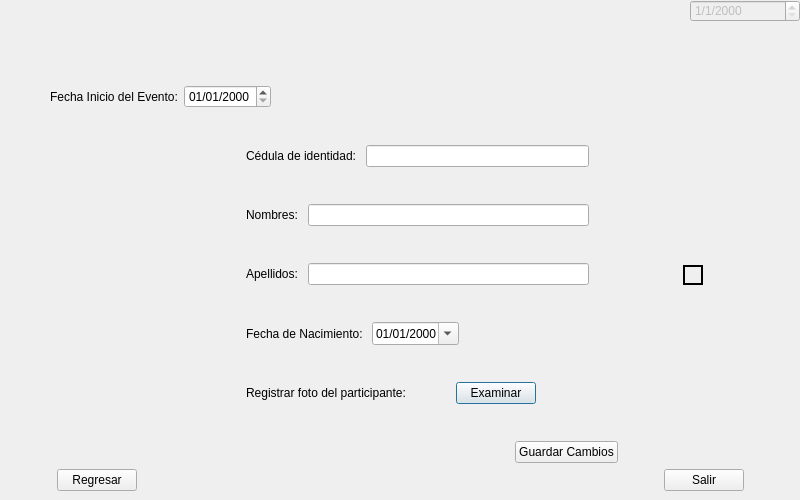
<?xml version="1.0" encoding="UTF-8"?>
<ui version="4.0">
 <class>ModPartWindow</class>
 <widget class="QDialog" name="ModPartWindow">
  <property name="geometry">
   <rect>
    <x>0</x>
    <y>0</y>
    <width>800</width>
    <height>500</height>
   </rect>
  </property>
  <property name="windowTitle">
   <string>Championship</string>
  </property>
  <property name="windowIcon">
   <iconset resource="img/logo.qrc">
    <normaloff>:/logo/logo.png</normaloff>:/logo/logo.png</iconset>
  </property>
  <widget class="QDateEdit" name="deCurrDate">
   <property name="enabled">
    <bool>false</bool>
   </property>
   <property name="geometry">
    <rect>
     <x>690</x>
     <y>0</y>
     <width>110</width>
     <height>22</height>
    </rect>
   </property>
   <property name="displayFormat">
    <string>d/M/yyyy</string>
   </property>
  </widget>
  <widget class="QWidget" name="layoutWidget">
   <property name="geometry">
    <rect>
     <x>10</x>
     <y>30</y>
     <width>781</width>
     <height>461</height>
    </rect>
   </property>
   <layout class="QGridLayout" name="gridLayout_3">
    <item row="3" column="0">
     <spacer name="horizontalSpacer_124">
      <property name="orientation">
       <enum>Qt::Horizontal</enum>
      </property>
      <property name="sizeHint" stdset="0">
       <size>
        <width>40</width>
        <height>20</height>
       </size>
      </property>
     </spacer>
    </item>
    <item row="2" column="2">
     <spacer name="verticalSpacer_35">
      <property name="orientation">
       <enum>Qt::Vertical</enum>
      </property>
      <property name="sizeHint" stdset="0">
       <size>
        <width>20</width>
        <height>40</height>
       </size>
      </property>
     </spacer>
    </item>
    <item row="3" column="3">
     <spacer name="horizontalSpacer_119">
      <property name="orientation">
       <enum>Qt::Horizontal</enum>
      </property>
      <property name="sizeHint" stdset="0">
       <size>
        <width>40</width>
        <height>20</height>
       </size>
      </property>
     </spacer>
    </item>
    <item row="0" column="14">
     <spacer name="horizontalSpacer_103">
      <property name="orientation">
       <enum>Qt::Horizontal</enum>
      </property>
      <property name="sizeHint" stdset="0">
       <size>
        <width>40</width>
        <height>20</height>
       </size>
      </property>
     </spacer>
    </item>
    <item row="3" column="6">
     <spacer name="horizontalSpacer_122">
      <property name="orientation">
       <enum>Qt::Horizontal</enum>
      </property>
      <property name="sizeHint" stdset="0">
       <size>
        <width>40</width>
        <height>20</height>
       </size>
      </property>
     </spacer>
    </item>
    <item row="1" column="0" colspan="15">
     <layout class="QGridLayout" name="gridLayout_2">
      <item row="0" column="0">
       <layout class="QHBoxLayout" name="horizontalLayout_63">
        <item>
         <spacer name="horizontalSpacer_104">
          <property name="orientation">
           <enum>Qt::Horizontal</enum>
          </property>
          <property name="sizeType">
           <enum>QSizePolicy::Minimum</enum>
          </property>
          <property name="sizeHint" stdset="0">
           <size>
            <width>40</width>
            <height>20</height>
           </size>
          </property>
         </spacer>
        </item>
        <item>
         <layout class="QHBoxLayout" name="horizontalLayout_64">
          <item>
           <widget class="QLabel" name="fechaeventotl_5">
            <property name="text">
             <string>Fecha Inicio del Evento:</string>
            </property>
           </widget>
          </item>
          <item>
           <widget class="QDateEdit" name="deDateBegEv">
            <property name="enabled">
             <bool>true</bool>
            </property>
            <property name="displayFormat">
             <string>dd/MM/yyyy</string>
            </property>
           </widget>
          </item>
         </layout>
        </item>
        <item>
         <spacer name="horizontalSpacer_105">
          <property name="orientation">
           <enum>Qt::Horizontal</enum>
          </property>
          <property name="sizeHint" stdset="0">
           <size>
            <width>40</width>
            <height>20</height>
           </size>
          </property>
         </spacer>
        </item>
        <item>
         <spacer name="horizontalSpacer_106">
          <property name="orientation">
           <enum>Qt::Horizontal</enum>
          </property>
          <property name="sizeHint" stdset="0">
           <size>
            <width>40</width>
            <height>20</height>
           </size>
          </property>
         </spacer>
        </item>
        <item>
         <spacer name="horizontalSpacer_107">
          <property name="orientation">
           <enum>Qt::Horizontal</enum>
          </property>
          <property name="sizeHint" stdset="0">
           <size>
            <width>40</width>
            <height>20</height>
           </size>
          </property>
         </spacer>
        </item>
        <item>
         <spacer name="horizontalSpacer_108">
          <property name="orientation">
           <enum>Qt::Horizontal</enum>
          </property>
          <property name="sizeType">
           <enum>QSizePolicy::Minimum</enum>
          </property>
          <property name="sizeHint" stdset="0">
           <size>
            <width>40</width>
            <height>20</height>
           </size>
          </property>
         </spacer>
        </item>
       </layout>
      </item>
      <item row="1" column="0">
       <layout class="QHBoxLayout" name="horizontalLayout_53">
        <item>
         <spacer name="horizontalSpacer_93">
          <property name="orientation">
           <enum>Qt::Horizontal</enum>
          </property>
          <property name="sizeHint" stdset="0">
           <size>
            <width>40</width>
            <height>20</height>
           </size>
          </property>
         </spacer>
        </item>
        <item>
         <layout class="QVBoxLayout" name="verticalLayout_9">
          <item>
           <spacer name="verticalSpacer_29">
            <property name="orientation">
             <enum>Qt::Vertical</enum>
            </property>
            <property name="sizeHint" stdset="0">
             <size>
              <width>20</width>
              <height>40</height>
             </size>
            </property>
           </spacer>
          </item>
          <item>
           <layout class="QHBoxLayout" name="horizontalLayout_54">
            <item>
             <spacer name="horizontalSpacer_94">
              <property name="orientation">
               <enum>Qt::Horizontal</enum>
              </property>
              <property name="sizeType">
               <enum>QSizePolicy::Minimum</enum>
              </property>
              <property name="sizeHint" stdset="0">
               <size>
                <width>40</width>
                <height>20</height>
               </size>
              </property>
             </spacer>
            </item>
            <item>
             <layout class="QHBoxLayout" name="horizontalLayout_55">
              <item>
               <widget class="QLabel" name="cedulatl_5">
                <property name="text">
                 <string>Cédula de identidad: </string>
                </property>
               </widget>
              </item>
              <item>
               <widget class="QLineEdit" name="leId"/>
              </item>
             </layout>
            </item>
           </layout>
          </item>
          <item>
           <spacer name="verticalSpacer_30">
            <property name="orientation">
             <enum>Qt::Vertical</enum>
            </property>
            <property name="sizeHint" stdset="0">
             <size>
              <width>20</width>
              <height>40</height>
             </size>
            </property>
           </spacer>
          </item>
          <item>
           <layout class="QHBoxLayout" name="horizontalLayout_56">
            <item>
             <spacer name="horizontalSpacer_95">
              <property name="orientation">
               <enum>Qt::Horizontal</enum>
              </property>
              <property name="sizeType">
               <enum>QSizePolicy::Minimum</enum>
              </property>
              <property name="sizeHint" stdset="0">
               <size>
                <width>40</width>
                <height>20</height>
               </size>
              </property>
             </spacer>
            </item>
            <item>
             <layout class="QHBoxLayout" name="horizontalLayout_57">
              <item>
               <widget class="QLabel" name="nombretl_5">
                <property name="text">
                 <string>Nombres: </string>
                </property>
               </widget>
              </item>
              <item>
               <widget class="QLineEdit" name="leName"/>
              </item>
             </layout>
            </item>
           </layout>
          </item>
          <item>
           <spacer name="verticalSpacer_31">
            <property name="orientation">
             <enum>Qt::Vertical</enum>
            </property>
            <property name="sizeHint" stdset="0">
             <size>
              <width>20</width>
              <height>40</height>
             </size>
            </property>
           </spacer>
          </item>
          <item>
           <layout class="QHBoxLayout" name="horizontalLayout_58">
            <item>
             <spacer name="horizontalSpacer_96">
              <property name="orientation">
               <enum>Qt::Horizontal</enum>
              </property>
              <property name="sizeType">
               <enum>QSizePolicy::Minimum</enum>
              </property>
              <property name="sizeHint" stdset="0">
               <size>
                <width>40</width>
                <height>20</height>
               </size>
              </property>
             </spacer>
            </item>
            <item>
             <layout class="QHBoxLayout" name="horizontalLayout_59">
              <item>
               <widget class="QLabel" name="apellidotl_5">
                <property name="text">
                 <string>Apellidos: </string>
                </property>
               </widget>
              </item>
              <item>
               <widget class="QLineEdit" name="leLastName"/>
              </item>
             </layout>
            </item>
           </layout>
          </item>
          <item>
           <spacer name="verticalSpacer_32">
            <property name="orientation">
             <enum>Qt::Vertical</enum>
            </property>
            <property name="sizeHint" stdset="0">
             <size>
              <width>20</width>
              <height>40</height>
             </size>
            </property>
           </spacer>
          </item>
          <item>
           <layout class="QHBoxLayout" name="horizontalLayout_60">
            <item>
             <spacer name="horizontalSpacer_97">
              <property name="orientation">
               <enum>Qt::Horizontal</enum>
              </property>
              <property name="sizeType">
               <enum>QSizePolicy::Minimum</enum>
              </property>
              <property name="sizeHint" stdset="0">
               <size>
                <width>40</width>
                <height>20</height>
               </size>
              </property>
             </spacer>
            </item>
            <item>
             <layout class="QHBoxLayout" name="horizontalLayout_61">
              <item>
               <widget class="QLabel" name="fechanacimientotl_5">
                <property name="text">
                 <string>Fecha de Nacimiento: </string>
                </property>
               </widget>
              </item>
              <item>
               <widget class="QDateEdit" name="deBornDate">
                <property name="displayFormat">
                 <string>dd/MM/yyyy</string>
                </property>
                <property name="calendarPopup">
                 <bool>true</bool>
                </property>
                <property name="date">
                 <date>
                  <year>2000</year>
                  <month>1</month>
                  <day>1</day>
                 </date>
                </property>
               </widget>
              </item>
              <item>
               <spacer name="horizontalSpacer_99">
                <property name="orientation">
                 <enum>Qt::Horizontal</enum>
                </property>
                <property name="sizeType">
                 <enum>QSizePolicy::Minimum</enum>
                </property>
                <property name="sizeHint" stdset="0">
                 <size>
                  <width>40</width>
                  <height>20</height>
                 </size>
                </property>
               </spacer>
              </item>
              <item>
               <spacer name="horizontalSpacer_98">
                <property name="orientation">
                 <enum>Qt::Horizontal</enum>
                </property>
                <property name="sizeHint" stdset="0">
                 <size>
                  <width>40</width>
                  <height>20</height>
                 </size>
                </property>
               </spacer>
              </item>
             </layout>
            </item>
           </layout>
          </item>
          <item>
           <spacer name="verticalSpacer_33">
            <property name="orientation">
             <enum>Qt::Vertical</enum>
            </property>
            <property name="sizeHint" stdset="0">
             <size>
              <width>20</width>
              <height>40</height>
             </size>
            </property>
           </spacer>
          </item>
          <item>
           <layout class="QHBoxLayout" name="horizontalLayout_62">
            <item>
             <spacer name="horizontalSpacer_100">
              <property name="orientation">
               <enum>Qt::Horizontal</enum>
              </property>
              <property name="sizeType">
               <enum>QSizePolicy::Minimum</enum>
              </property>
              <property name="sizeHint" stdset="0">
               <size>
                <width>40</width>
                <height>20</height>
               </size>
              </property>
             </spacer>
            </item>
            <item>
             <widget class="QLabel" name="label_8">
              <property name="text">
               <string>Registrar foto del participante: </string>
              </property>
             </widget>
            </item>
            <item>
             <spacer name="horizontalSpacer_101">
              <property name="orientation">
               <enum>Qt::Horizontal</enum>
              </property>
              <property name="sizeType">
               <enum>QSizePolicy::Minimum</enum>
              </property>
              <property name="sizeHint" stdset="0">
               <size>
                <width>40</width>
                <height>20</height>
               </size>
              </property>
             </spacer>
            </item>
            <item>
             <widget class="QPushButton" name="pbExaminar">
              <property name="text">
               <string>Examinar</string>
              </property>
             </widget>
            </item>
            <item>
             <spacer name="horizontalSpacer_102">
              <property name="orientation">
               <enum>Qt::Horizontal</enum>
              </property>
              <property name="sizeHint" stdset="0">
               <size>
                <width>40</width>
                <height>20</height>
               </size>
              </property>
             </spacer>
            </item>
            <item>
             <widget class="QLabel" name="leDirPic">
              <property name="text">
               <string/>
              </property>
             </widget>
            </item>
           </layout>
          </item>
          <item>
           <spacer name="verticalSpacer_34">
            <property name="orientation">
             <enum>Qt::Vertical</enum>
            </property>
            <property name="sizeHint" stdset="0">
             <size>
              <width>20</width>
              <height>40</height>
             </size>
            </property>
           </spacer>
          </item>
         </layout>
        </item>
        <item>
         <layout class="QGridLayout" name="gridLayout">
          <item row="0" column="1">
           <spacer name="verticalSpacer_36">
            <property name="orientation">
             <enum>Qt::Vertical</enum>
            </property>
            <property name="sizeHint" stdset="0">
             <size>
              <width>20</width>
              <height>40</height>
             </size>
            </property>
           </spacer>
          </item>
          <item row="1" column="0">
           <spacer name="horizontalSpacer_116">
            <property name="orientation">
             <enum>Qt::Horizontal</enum>
            </property>
            <property name="sizeHint" stdset="0">
             <size>
              <width>40</width>
              <height>20</height>
             </size>
            </property>
           </spacer>
          </item>
          <item row="1" column="1">
           <widget class="QLabel" name="lePicture">
            <property name="frameShape">
             <enum>QFrame::WinPanel</enum>
            </property>
            <property name="text">
             <string/>
            </property>
            <property name="scaledContents">
             <bool>true</bool>
            </property>
           </widget>
          </item>
          <item row="1" column="2">
           <spacer name="horizontalSpacer_117">
            <property name="orientation">
             <enum>Qt::Horizontal</enum>
            </property>
            <property name="sizeHint" stdset="0">
             <size>
              <width>40</width>
              <height>20</height>
             </size>
            </property>
           </spacer>
          </item>
          <item row="2" column="1">
           <spacer name="verticalSpacer_37">
            <property name="orientation">
             <enum>Qt::Vertical</enum>
            </property>
            <property name="sizeHint" stdset="0">
             <size>
              <width>20</width>
              <height>40</height>
             </size>
            </property>
           </spacer>
          </item>
         </layout>
        </item>
       </layout>
      </item>
      <item row="2" column="0">
       <layout class="QVBoxLayout" name="verticalLayout_10">
        <item>
         <layout class="QHBoxLayout" name="horizontalLayout_65">
          <item>
           <spacer name="horizontalSpacer_109">
            <property name="orientation">
             <enum>Qt::Horizontal</enum>
            </property>
            <property name="sizeType">
             <enum>QSizePolicy::Minimum</enum>
            </property>
            <property name="sizeHint" stdset="0">
             <size>
              <width>40</width>
              <height>20</height>
             </size>
            </property>
           </spacer>
          </item>
          <item>
           <spacer name="horizontalSpacer_110">
            <property name="orientation">
             <enum>Qt::Horizontal</enum>
            </property>
            <property name="sizeHint" stdset="0">
             <size>
              <width>40</width>
              <height>20</height>
             </size>
            </property>
           </spacer>
          </item>
          <item>
           <spacer name="horizontalSpacer_128">
            <property name="orientation">
             <enum>Qt::Horizontal</enum>
            </property>
            <property name="sizeHint" stdset="0">
             <size>
              <width>40</width>
              <height>20</height>
             </size>
            </property>
           </spacer>
          </item>
          <item>
           <spacer name="horizontalSpacer_111">
            <property name="orientation">
             <enum>Qt::Horizontal</enum>
            </property>
            <property name="sizeHint" stdset="0">
             <size>
              <width>40</width>
              <height>20</height>
             </size>
            </property>
           </spacer>
          </item>
          <item>
           <spacer name="horizontalSpacer_112">
            <property name="orientation">
             <enum>Qt::Horizontal</enum>
            </property>
            <property name="sizeType">
             <enum>QSizePolicy::Expanding</enum>
            </property>
            <property name="sizeHint" stdset="0">
             <size>
              <width>40</width>
              <height>20</height>
             </size>
            </property>
           </spacer>
          </item>
          <item>
           <spacer name="horizontalSpacer_113">
            <property name="orientation">
             <enum>Qt::Horizontal</enum>
            </property>
            <property name="sizeHint" stdset="0">
             <size>
              <width>40</width>
              <height>20</height>
             </size>
            </property>
           </spacer>
          </item>
          <item>
           <spacer name="horizontalSpacer_127">
            <property name="orientation">
             <enum>Qt::Horizontal</enum>
            </property>
            <property name="sizeHint" stdset="0">
             <size>
              <width>40</width>
              <height>20</height>
             </size>
            </property>
           </spacer>
          </item>
          <item>
           <spacer name="horizontalSpacer_114">
            <property name="orientation">
             <enum>Qt::Horizontal</enum>
            </property>
            <property name="sizeHint" stdset="0">
             <size>
              <width>40</width>
              <height>20</height>
             </size>
            </property>
           </spacer>
          </item>
          <item>
           <widget class="QPushButton" name="pbGuardar">
            <property name="text">
             <string>Guardar Cambios</string>
            </property>
           </widget>
          </item>
          <item>
           <spacer name="horizontalSpacer_126">
            <property name="orientation">
             <enum>Qt::Horizontal</enum>
            </property>
            <property name="sizeHint" stdset="0">
             <size>
              <width>40</width>
              <height>20</height>
             </size>
            </property>
           </spacer>
          </item>
          <item>
           <spacer name="horizontalSpacer_125">
            <property name="orientation">
             <enum>Qt::Horizontal</enum>
            </property>
            <property name="sizeHint" stdset="0">
             <size>
              <width>40</width>
              <height>20</height>
             </size>
            </property>
           </spacer>
          </item>
          <item>
           <spacer name="horizontalSpacer_115">
            <property name="orientation">
             <enum>Qt::Horizontal</enum>
            </property>
            <property name="sizeType">
             <enum>QSizePolicy::Minimum</enum>
            </property>
            <property name="sizeHint" stdset="0">
             <size>
              <width>40</width>
              <height>20</height>
             </size>
            </property>
           </spacer>
          </item>
         </layout>
        </item>
       </layout>
      </item>
     </layout>
    </item>
    <item row="3" column="9">
     <spacer name="horizontalSpacer_123">
      <property name="orientation">
       <enum>Qt::Horizontal</enum>
      </property>
      <property name="sizeHint" stdset="0">
       <size>
        <width>40</width>
        <height>20</height>
       </size>
      </property>
     </spacer>
    </item>
    <item row="3" column="5">
     <spacer name="horizontalSpacer_121">
      <property name="orientation">
       <enum>Qt::Horizontal</enum>
      </property>
      <property name="sizeHint" stdset="0">
       <size>
        <width>40</width>
        <height>20</height>
       </size>
      </property>
     </spacer>
    </item>
    <item row="3" column="7">
     <spacer name="horizontalSpacer_129">
      <property name="orientation">
       <enum>Qt::Horizontal</enum>
      </property>
      <property name="sizeHint" stdset="0">
       <size>
        <width>40</width>
        <height>20</height>
       </size>
      </property>
     </spacer>
    </item>
    <item row="3" column="13">
     <widget class="QPushButton" name="pbSalir">
      <property name="text">
       <string>Salir</string>
      </property>
     </widget>
    </item>
    <item row="3" column="4">
     <spacer name="horizontalSpacer_120">
      <property name="orientation">
       <enum>Qt::Horizontal</enum>
      </property>
      <property name="sizeHint" stdset="0">
       <size>
        <width>40</width>
        <height>20</height>
       </size>
      </property>
     </spacer>
    </item>
    <item row="3" column="10">
     <spacer name="horizontalSpacer_131">
      <property name="orientation">
       <enum>Qt::Horizontal</enum>
      </property>
      <property name="sizeHint" stdset="0">
       <size>
        <width>40</width>
        <height>20</height>
       </size>
      </property>
     </spacer>
    </item>
    <item row="3" column="11">
     <spacer name="horizontalSpacer_132">
      <property name="orientation">
       <enum>Qt::Horizontal</enum>
      </property>
      <property name="sizeHint" stdset="0">
       <size>
        <width>40</width>
        <height>20</height>
       </size>
      </property>
     </spacer>
    </item>
    <item row="3" column="1">
     <widget class="QPushButton" name="pbRegresar">
      <property name="enabled">
       <bool>true</bool>
      </property>
      <property name="text">
       <string>Regresar</string>
      </property>
     </widget>
    </item>
    <item row="3" column="12">
     <spacer name="horizontalSpacer_133">
      <property name="orientation">
       <enum>Qt::Horizontal</enum>
      </property>
      <property name="sizeHint" stdset="0">
       <size>
        <width>40</width>
        <height>20</height>
       </size>
      </property>
     </spacer>
    </item>
    <item row="3" column="2">
     <spacer name="horizontalSpacer_118">
      <property name="orientation">
       <enum>Qt::Horizontal</enum>
      </property>
      <property name="sizeHint" stdset="0">
       <size>
        <width>40</width>
        <height>20</height>
       </size>
      </property>
     </spacer>
    </item>
    <item row="3" column="8">
     <spacer name="horizontalSpacer_130">
      <property name="orientation">
       <enum>Qt::Horizontal</enum>
      </property>
      <property name="sizeHint" stdset="0">
       <size>
        <width>40</width>
        <height>20</height>
       </size>
      </property>
     </spacer>
    </item>
    <item row="0" column="1">
     <widget class="QLabel" name="leEventName">
      <property name="sizeIncrement">
       <size>
        <width>20</width>
        <height>20</height>
       </size>
      </property>
      <property name="font">
       <font>
        <pointsize>32</pointsize>
       </font>
      </property>
      <property name="text">
       <string/>
      </property>
     </widget>
    </item>
   </layout>
  </widget>
 </widget>
 <resources>
  <include location="img/logo.qrc"/>
 </resources>
 <connections>
  <connection>
   <sender>pbRegresar</sender>
   <signal>clicked()</signal>
   <receiver>ModPartWindow</receiver>
   <slot>close()</slot>
   <hints>
    <hint type="sourcelabel">
     <x>128</x>
     <y>476</y>
    </hint>
    <hint type="destinationlabel">
     <x>154</x>
     <y>440</y>
    </hint>
   </hints>
  </connection>
  <connection>
   <sender>pbSalir</sender>
   <signal>clicked()</signal>
   <receiver>ModPartWindow</receiver>
   <slot>close()</slot>
   <hints>
    <hint type="sourcelabel">
     <x>695</x>
     <y>476</y>
    </hint>
    <hint type="destinationlabel">
     <x>644</x>
     <y>448</y>
    </hint>
   </hints>
  </connection>
 </connections>
</ui>
